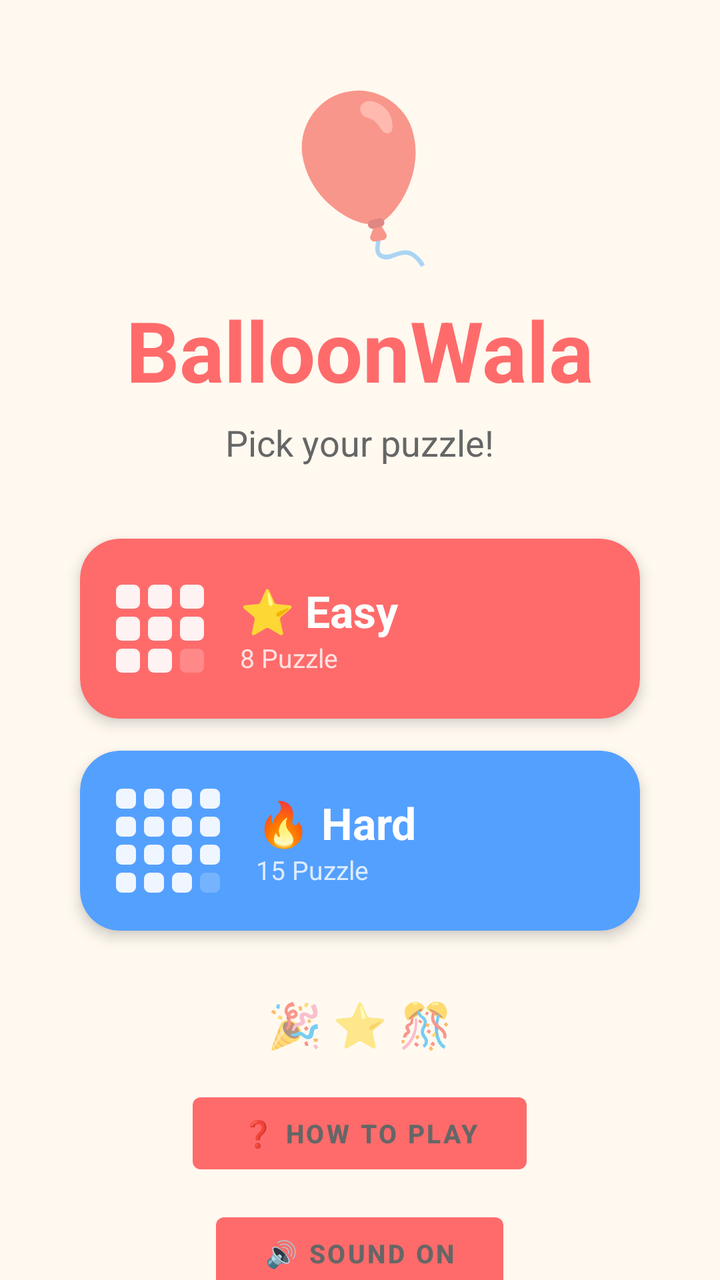
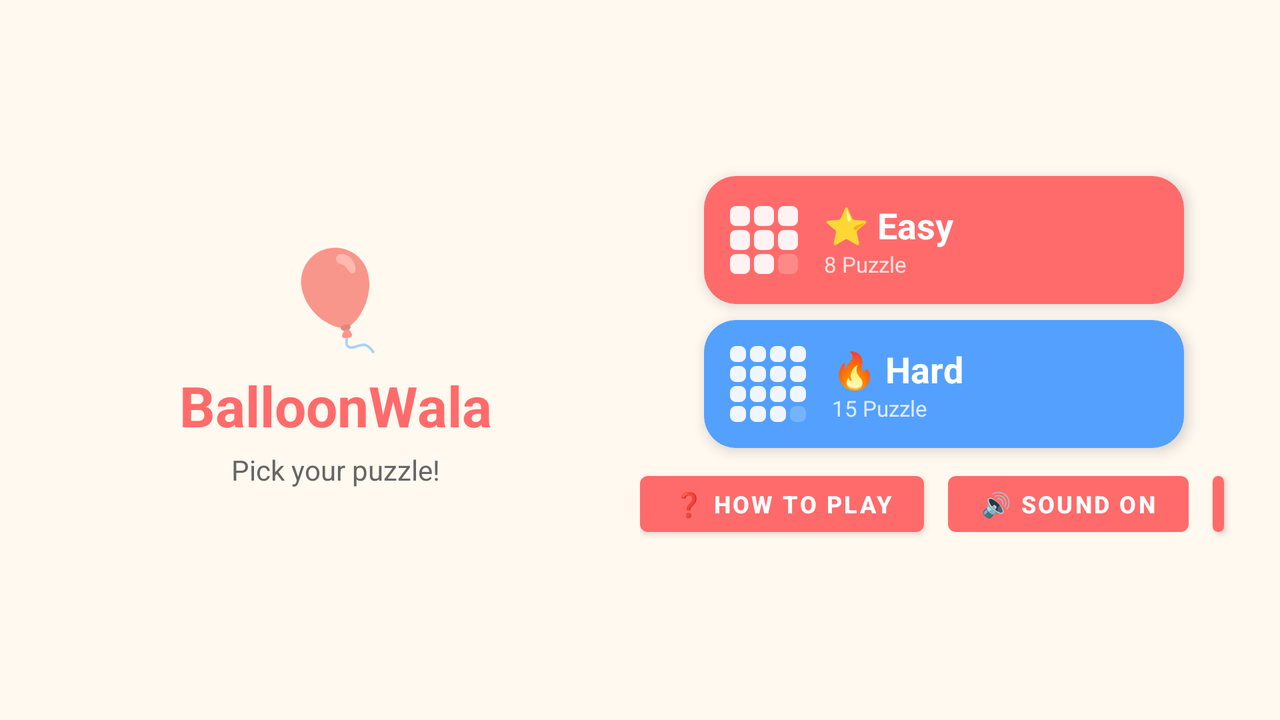

One screen, two layout resources from the same app: the default and the repository's alternative for another configuration. Each is rendered where Android would select it; the XML of both is given below.
<!-- AndroidManifest.xml: activity theme AppTheme.NoActionBar -->
<!-- res/layout/activity_main.xml -->
<?xml version="1.0" encoding="utf-8"?>
<FrameLayout
    xmlns:android="http://schemas.android.com/apk/res/android"
    xmlns:app="http://schemas.android.com/apk/res-auto"
    android:layout_width="match_parent"
    android:layout_height="match_parent"
    android:background="@color/colorBackground">
    
    <ScrollView
        android:layout_width="match_parent"
        android:layout_height="match_parent"
        android:fillViewport="true"
        android:scrollbars="none">
        
        <LinearLayout
            android:layout_width="match_parent"
            android:layout_height="wrap_content"
            android:orientation="vertical"
            android:gravity="center"
            android:padding="32dp">

            
            <TextView
                android:id="@+id/homeBalloon"
                android:layout_width="wrap_content"
                android:layout_height="wrap_content"
                android:text="🎈"
                android:textSize="80sp"
                android:layout_gravity="center_horizontal"
                android:layout_marginBottom="8dp"/>

            
            <TextView
                android:layout_width="wrap_content"
                android:layout_height="wrap_content"
                android:text="@string/app_name"
                android:textSize="42sp"
                android:textStyle="bold"
                android:textColor="?attr/colorPrimary"
                android:layout_gravity="center_horizontal"
                android:layout_marginBottom="6dp"/>

            
            <TextView
                android:layout_width="wrap_content"
                android:layout_height="wrap_content"
                android:text="@string/pick_puzzle"
                android:textSize="18sp"
                android:textColor="@color/colorTextSecondary"
                android:layout_gravity="center_horizontal"
                android:layout_marginBottom="36dp"/>

            
            <com.google.android.material.card.MaterialCardView
                android:layout_width="280dp"
                android:layout_height="90dp"
                android:layout_gravity="center_horizontal"
                android:layout_marginBottom="16dp"
                android:clickable="true"
                android:focusable="true"
                android:onClick="renderEightPuzzle"
                app:cardBackgroundColor="?attr/colorPrimary"
                app:cardCornerRadius="20dp"
                app:cardElevation="4dp"
                app:rippleColor="@color/colorStatBox">

                <LinearLayout
                    android:layout_width="match_parent"
                    android:layout_height="match_parent"
                    android:orientation="horizontal"
                    android:gravity="center_vertical"
                    android:padding="16dp">

                    
                    <LinearLayout
                        android:layout_width="wrap_content"
                        android:layout_height="wrap_content"
                        android:orientation="vertical"
                        android:layout_marginEnd="16dp">

                        <LinearLayout android:layout_width="wrap_content" android:layout_height="wrap_content" android:orientation="horizontal">
                            <View android:layout_width="12dp" android:layout_height="12dp" android:background="@drawable/grid_cell" android:layout_margin="2dp"/>
                            <View android:layout_width="12dp" android:layout_height="12dp" android:background="@drawable/grid_cell" android:layout_margin="2dp"/>
                            <View android:layout_width="12dp" android:layout_height="12dp" android:background="@drawable/grid_cell" android:layout_margin="2dp"/>
                        </LinearLayout>
                        <LinearLayout android:layout_width="wrap_content" android:layout_height="wrap_content" android:orientation="horizontal">
                            <View android:layout_width="12dp" android:layout_height="12dp" android:background="@drawable/grid_cell" android:layout_margin="2dp"/>
                            <View android:layout_width="12dp" android:layout_height="12dp" android:background="@drawable/grid_cell" android:layout_margin="2dp"/>
                            <View android:layout_width="12dp" android:layout_height="12dp" android:background="@drawable/grid_cell" android:layout_margin="2dp"/>
                        </LinearLayout>
                        <LinearLayout android:layout_width="wrap_content" android:layout_height="wrap_content" android:orientation="horizontal">
                            <View android:layout_width="12dp" android:layout_height="12dp" android:background="@drawable/grid_cell" android:layout_margin="2dp"/>
                            <View android:layout_width="12dp" android:layout_height="12dp" android:background="@drawable/grid_cell" android:layout_margin="2dp"/>
                            <View android:layout_width="12dp" android:layout_height="12dp" android:background="@drawable/grid_cell_empty" android:layout_margin="2dp"/>
                        </LinearLayout>
                    </LinearLayout>

                    
                    <LinearLayout
                        android:layout_width="0dp"
                        android:layout_height="wrap_content"
                        android:layout_weight="1"
                        android:orientation="vertical">

                        <TextView
                            android:layout_width="wrap_content"
                            android:layout_height="wrap_content"
                            android:text="@string/easy_label"
                            android:textSize="22sp"
                            android:textStyle="bold"
                            android:textColor="@android:color/white"/>

                        <TextView
                            android:layout_width="wrap_content"
                            android:layout_height="wrap_content"
                            android:text="@string/eight_puzzle"
                            android:textSize="13sp"
                            android:textColor="@color/colorStatLabel"/>
                    </LinearLayout>
                </LinearLayout>
            </com.google.android.material.card.MaterialCardView>

            
            <com.google.android.material.card.MaterialCardView
                android:layout_width="280dp"
                android:layout_height="90dp"
                android:layout_gravity="center_horizontal"
                android:layout_marginBottom="32dp"
                android:clickable="true"
                android:focusable="true"
                android:onClick="renderFifteenPuzzle"
                app:cardBackgroundColor="@color/colorBtnMenu"
                app:cardCornerRadius="20dp"
                app:cardElevation="4dp"
                app:rippleColor="@color/colorStatBox">

                <LinearLayout
                    android:layout_width="match_parent"
                    android:layout_height="match_parent"
                    android:orientation="horizontal"
                    android:gravity="center_vertical"
                    android:padding="16dp">

                    
                    <LinearLayout
                        android:layout_width="wrap_content"
                        android:layout_height="wrap_content"
                        android:orientation="vertical"
                        android:layout_marginEnd="16dp">

                        <LinearLayout android:layout_width="wrap_content" android:layout_height="wrap_content" android:orientation="horizontal">
                            <View android:layout_width="10dp" android:layout_height="10dp" android:background="@drawable/grid_cell" android:layout_margin="2dp"/>
                            <View android:layout_width="10dp" android:layout_height="10dp" android:background="@drawable/grid_cell" android:layout_margin="2dp"/>
                            <View android:layout_width="10dp" android:layout_height="10dp" android:background="@drawable/grid_cell" android:layout_margin="2dp"/>
                            <View android:layout_width="10dp" android:layout_height="10dp" android:background="@drawable/grid_cell" android:layout_margin="2dp"/>
                        </LinearLayout>
                        <LinearLayout android:layout_width="wrap_content" android:layout_height="wrap_content" android:orientation="horizontal">
                            <View android:layout_width="10dp" android:layout_height="10dp" android:background="@drawable/grid_cell" android:layout_margin="2dp"/>
                            <View android:layout_width="10dp" android:layout_height="10dp" android:background="@drawable/grid_cell" android:layout_margin="2dp"/>
                            <View android:layout_width="10dp" android:layout_height="10dp" android:background="@drawable/grid_cell" android:layout_margin="2dp"/>
                            <View android:layout_width="10dp" android:layout_height="10dp" android:background="@drawable/grid_cell" android:layout_margin="2dp"/>
                        </LinearLayout>
                        <LinearLayout android:layout_width="wrap_content" android:layout_height="wrap_content" android:orientation="horizontal">
                            <View android:layout_width="10dp" android:layout_height="10dp" android:background="@drawable/grid_cell" android:layout_margin="2dp"/>
                            <View android:layout_width="10dp" android:layout_height="10dp" android:background="@drawable/grid_cell" android:layout_margin="2dp"/>
                            <View android:layout_width="10dp" android:layout_height="10dp" android:background="@drawable/grid_cell" android:layout_margin="2dp"/>
                            <View android:layout_width="10dp" android:layout_height="10dp" android:background="@drawable/grid_cell" android:layout_margin="2dp"/>
                        </LinearLayout>
                        <LinearLayout android:layout_width="wrap_content" android:layout_height="wrap_content" android:orientation="horizontal">
                            <View android:layout_width="10dp" android:layout_height="10dp" android:background="@drawable/grid_cell" android:layout_margin="2dp"/>
                            <View android:layout_width="10dp" android:layout_height="10dp" android:background="@drawable/grid_cell" android:layout_margin="2dp"/>
                            <View android:layout_width="10dp" android:layout_height="10dp" android:background="@drawable/grid_cell" android:layout_margin="2dp"/>
                            <View android:layout_width="10dp" android:layout_height="10dp" android:background="@drawable/grid_cell_empty" android:layout_margin="2dp"/>
                        </LinearLayout>
                    </LinearLayout>

                    
                    <LinearLayout
                        android:layout_width="0dp"
                        android:layout_height="wrap_content"
                        android:layout_weight="1"
                        android:orientation="vertical">

                        <TextView
                            android:layout_width="wrap_content"
                            android:layout_height="wrap_content"
                            android:text="@string/hard_label"
                            android:textSize="22sp"
                            android:textStyle="bold"
                            android:textColor="@android:color/white"/>

                        <TextView
                            android:layout_width="wrap_content"
                            android:layout_height="wrap_content"
                            android:text="@string/fifteen_puzzle"
                            android:textSize="13sp"
                            android:textColor="@color/colorStatLabel"/>
                    </LinearLayout>
                </LinearLayout>
            </com.google.android.material.card.MaterialCardView>

            <TextView
                android:layout_width="wrap_content"
                android:layout_height="wrap_content"
                android:text="🎉 ⭐ 🎊"
                android:textSize="22sp"
                android:layout_gravity="center_horizontal"
                android:layout_marginBottom="16dp"/>

            
            <Button
                android:id="@+id/howToPlayBtn"
                android:layout_width="wrap_content"
                android:layout_height="48dp"
                android:layout_gravity="center_horizontal"
                android:layout_marginBottom="12dp"
                android:paddingStart="24dp"
                android:paddingEnd="24dp"
                android:text="@string/how_to_play"
                android:textSize="13sp"
                android:textStyle="bold"
                android:textColor="@color/colorTextSecondary"
                android:stateListAnimator="@null"
                android:onClick="showHowToPlay"/>

            
            <Button
                android:id="@+id/soundToggleBtn"
                android:layout_width="wrap_content"
                android:layout_height="48dp"
                android:layout_gravity="center_horizontal"
                android:layout_marginBottom="12dp"
                android:paddingStart="24dp"
                android:paddingEnd="24dp"
                android:text="@string/sound_on"
                android:textSize="13sp"
                android:textStyle="bold"
                android:textColor="@color/colorTextSecondary"
                android:stateListAnimator="@null"
                android:onClick="toggleSound"/>

            
            <Button
                android:id="@+id/stickerBookBtn"
                android:layout_width="wrap_content"
                android:layout_height="48dp"
                android:layout_gravity="center_horizontal"
                android:layout_marginBottom="12dp"
                android:paddingStart="24dp"
                android:paddingEnd="24dp"
                android:text="@string/sticker_book"
                android:textSize="13sp"
                android:textStyle="bold"
                android:textColor="@color/colorTextSecondary"
                android:stateListAnimator="@null"
                android:onClick="showStickerBook"/>

            
            <Button
                android:id="@+id/quitBtn"
                android:layout_width="wrap_content"
                android:layout_height="48dp"
                android:layout_gravity="center_horizontal"
                android:layout_marginTop="8dp"
                android:paddingStart="24dp"
                android:paddingEnd="24dp"
                android:stateListAnimator="@null"
                android:text="@string/quit"
                android:onClick="quitApp"/>

        </LinearLayout>
    </ScrollView>
</FrameLayout>
<!-- resources referenced by this layout -->
<resources>
  <color name="colorBackground">#FFF9F0</color>
  <color name="colorBtnMenu">#54A0FF</color>
  <color name="colorStatBox">#33FFFFFF</color>
  <color name="colorStatLabel">#CCFFFFFF</color>
  <color name="colorTextSecondary">#666666</color>
  <!-- drawable grid_cell (drawable) -->
  <?xml version="1.0" encoding="utf-8"?>
  <shape xmlns:android="http://schemas.android.com/apk/res/android"
      android:shape="rectangle">
      <corners android:radius="3dp"/>
      <solid android:color="#E8FFFFFF"/>
  </shape>
  <!-- drawable grid_cell_empty (drawable) -->
  <?xml version="1.0" encoding="utf-8"?>
  <shape xmlns:android="http://schemas.android.com/apk/res/android"
      android:shape="rectangle">
      <corners android:radius="3dp"/>
      <solid android:color="#33FFFFFF"/>
  </shape>
  <string name="app_name">BalloonWala</string>
  <string name="easy_label">⭐ Easy</string>
  <string name="eight_puzzle">8 Puzzle</string>
  <string name="fifteen_puzzle">15 Puzzle</string>
  <string name="hard_label">🔥 Hard</string>
  <string name="how_to_play">❓ How to Play</string>
  <string name="pick_puzzle">Pick your puzzle!</string>
  <string name="quit">✕ Quit</string>
  <string name="sound_on">🔊 Sound On</string>
  <string name="sticker_book">🎁 Sticker Book</string>
  <style name="AppTheme.NoActionBar" parent="Theme.MaterialComponents.Light.NoActionBar">
          <item name="colorPrimary">@color/colorPrimary</item>
          <item name="colorPrimaryDark">@color/colorPrimaryDark</item>
          <item name="colorAccent">@color/colorAccent</item>
      </style>
  <color name="colorPrimary">#FF6B6B</color>
  <color name="colorPrimaryDark">#E05555</color>
  <color name="colorAccent">#1DD1A1</color>
</resources>
<!-- res/layout-land/activity_main.xml (the repository's variant of the layout above) -->
<!-- drawn on the phone turned sideways -->
<?xml version="1.0" encoding="utf-8"?>
<FrameLayout
    xmlns:android="http://schemas.android.com/apk/res/android"
    xmlns:app="http://schemas.android.com/apk/res-auto"
    android:layout_width="match_parent"
    android:layout_height="match_parent"
    android:background="@color/colorBackground">

    <LinearLayout
        android:layout_width="match_parent"
        android:layout_height="match_parent"
        android:orientation="horizontal"
        android:gravity="center"
        android:padding="16dp">

        
        <LinearLayout
            android:layout_width="0dp"
            android:layout_height="match_parent"
            android:layout_weight="1"
            android:orientation="vertical"
            android:gravity="center">

            <TextView
                android:id="@+id/homeBalloon"
                android:layout_width="wrap_content"
                android:layout_height="wrap_content"
                android:text="🎈"
                android:textSize="48sp"
                android:layout_gravity="center_horizontal"
                android:layout_marginBottom="4dp"/>

            <TextView
                android:layout_width="wrap_content"
                android:layout_height="wrap_content"
                android:text="@string/app_name"
                android:textSize="28sp"
                android:textStyle="bold"
                android:textColor="?attr/colorPrimary"
                android:layout_gravity="center_horizontal"
                android:layout_marginBottom="4dp"/>

            <TextView
                android:layout_width="wrap_content"
                android:layout_height="wrap_content"
                android:text="@string/pick_puzzle"
                android:textSize="14sp"
                android:textColor="@color/colorTextSecondary"
                android:layout_gravity="center_horizontal"/>

        </LinearLayout>

        
        <LinearLayout
            android:layout_width="0dp"
            android:layout_height="match_parent"
            android:layout_weight="1"
            android:orientation="vertical"
            android:gravity="center">

            
            <com.google.android.material.card.MaterialCardView
                android:layout_width="240dp"
                android:layout_height="64dp"
                android:layout_gravity="center_horizontal"
                android:layout_marginBottom="8dp"
                android:clickable="true"
                android:focusable="true"
                android:onClick="renderEightPuzzle"
                app:cardBackgroundColor="?attr/colorPrimary"
                app:cardCornerRadius="16dp"
                app:cardElevation="4dp"
                app:rippleColor="@color/colorStatBox">

                <LinearLayout
                    android:layout_width="match_parent"
                    android:layout_height="match_parent"
                    android:orientation="horizontal"
                    android:gravity="center_vertical"
                    android:padding="12dp">

                    <LinearLayout
                        android:layout_width="wrap_content"
                        android:layout_height="wrap_content"
                        android:orientation="vertical"
                        android:layout_marginEnd="12dp">
                        <LinearLayout android:layout_width="wrap_content" android:layout_height="wrap_content" android:orientation="horizontal">
                            <View android:layout_width="10dp" android:layout_height="10dp" android:background="@drawable/grid_cell" android:layout_margin="1dp"/>
                            <View android:layout_width="10dp" android:layout_height="10dp" android:background="@drawable/grid_cell" android:layout_margin="1dp"/>
                            <View android:layout_width="10dp" android:layout_height="10dp" android:background="@drawable/grid_cell" android:layout_margin="1dp"/>
                        </LinearLayout>
                        <LinearLayout android:layout_width="wrap_content" android:layout_height="wrap_content" android:orientation="horizontal">
                            <View android:layout_width="10dp" android:layout_height="10dp" android:background="@drawable/grid_cell" android:layout_margin="1dp"/>
                            <View android:layout_width="10dp" android:layout_height="10dp" android:background="@drawable/grid_cell" android:layout_margin="1dp"/>
                            <View android:layout_width="10dp" android:layout_height="10dp" android:background="@drawable/grid_cell" android:layout_margin="1dp"/>
                        </LinearLayout>
                        <LinearLayout android:layout_width="wrap_content" android:layout_height="wrap_content" android:orientation="horizontal">
                            <View android:layout_width="10dp" android:layout_height="10dp" android:background="@drawable/grid_cell" android:layout_margin="1dp"/>
                            <View android:layout_width="10dp" android:layout_height="10dp" android:background="@drawable/grid_cell" android:layout_margin="1dp"/>
                            <View android:layout_width="10dp" android:layout_height="10dp" android:background="@drawable/grid_cell_empty" android:layout_margin="1dp"/>
                        </LinearLayout>
                    </LinearLayout>

                    <LinearLayout
                        android:layout_width="0dp"
                        android:layout_height="wrap_content"
                        android:layout_weight="1"
                        android:orientation="vertical">
                        <TextView
                            android:layout_width="wrap_content"
                            android:layout_height="wrap_content"
                            android:text="@string/easy_label"
                            android:textSize="18sp"
                            android:textStyle="bold"
                            android:textColor="@android:color/white"/>
                        <TextView
                            android:layout_width="wrap_content"
                            android:layout_height="wrap_content"
                            android:text="@string/eight_puzzle"
                            android:textSize="11sp"
                            android:textColor="@color/colorStatLabel"/>
                    </LinearLayout>
                </LinearLayout>
            </com.google.android.material.card.MaterialCardView>

            
            <com.google.android.material.card.MaterialCardView
                android:layout_width="240dp"
                android:layout_height="64dp"
                android:layout_gravity="center_horizontal"
                android:layout_marginBottom="8dp"
                android:clickable="true"
                android:focusable="true"
                android:onClick="renderFifteenPuzzle"
                app:cardBackgroundColor="@color/colorBtnMenu"
                app:cardCornerRadius="16dp"
                app:cardElevation="4dp"
                app:rippleColor="@color/colorStatBox">

                <LinearLayout
                    android:layout_width="match_parent"
                    android:layout_height="match_parent"
                    android:orientation="horizontal"
                    android:gravity="center_vertical"
                    android:padding="12dp">

                    <LinearLayout
                        android:layout_width="wrap_content"
                        android:layout_height="wrap_content"
                        android:orientation="vertical"
                        android:layout_marginEnd="12dp">
                        <LinearLayout android:layout_width="wrap_content" android:layout_height="wrap_content" android:orientation="horizontal">
                            <View android:layout_width="8dp" android:layout_height="8dp" android:background="@drawable/grid_cell" android:layout_margin="1dp"/>
                            <View android:layout_width="8dp" android:layout_height="8dp" android:background="@drawable/grid_cell" android:layout_margin="1dp"/>
                            <View android:layout_width="8dp" android:layout_height="8dp" android:background="@drawable/grid_cell" android:layout_margin="1dp"/>
                            <View android:layout_width="8dp" android:layout_height="8dp" android:background="@drawable/grid_cell" android:layout_margin="1dp"/>
                        </LinearLayout>
                        <LinearLayout android:layout_width="wrap_content" android:layout_height="wrap_content" android:orientation="horizontal">
                            <View android:layout_width="8dp" android:layout_height="8dp" android:background="@drawable/grid_cell" android:layout_margin="1dp"/>
                            <View android:layout_width="8dp" android:layout_height="8dp" android:background="@drawable/grid_cell" android:layout_margin="1dp"/>
                            <View android:layout_width="8dp" android:layout_height="8dp" android:background="@drawable/grid_cell" android:layout_margin="1dp"/>
                            <View android:layout_width="8dp" android:layout_height="8dp" android:background="@drawable/grid_cell" android:layout_margin="1dp"/>
                        </LinearLayout>
                        <LinearLayout android:layout_width="wrap_content" android:layout_height="wrap_content" android:orientation="horizontal">
                            <View android:layout_width="8dp" android:layout_height="8dp" android:background="@drawable/grid_cell" android:layout_margin="1dp"/>
                            <View android:layout_width="8dp" android:layout_height="8dp" android:background="@drawable/grid_cell" android:layout_margin="1dp"/>
                            <View android:layout_width="8dp" android:layout_height="8dp" android:background="@drawable/grid_cell" android:layout_margin="1dp"/>
                            <View android:layout_width="8dp" android:layout_height="8dp" android:background="@drawable/grid_cell" android:layout_margin="1dp"/>
                        </LinearLayout>
                        <LinearLayout android:layout_width="wrap_content" android:layout_height="wrap_content" android:orientation="horizontal">
                            <View android:layout_width="8dp" android:layout_height="8dp" android:background="@drawable/grid_cell" android:layout_margin="1dp"/>
                            <View android:layout_width="8dp" android:layout_height="8dp" android:background="@drawable/grid_cell" android:layout_margin="1dp"/>
                            <View android:layout_width="8dp" android:layout_height="8dp" android:background="@drawable/grid_cell" android:layout_margin="1dp"/>
                            <View android:layout_width="8dp" android:layout_height="8dp" android:background="@drawable/grid_cell_empty" android:layout_margin="1dp"/>
                        </LinearLayout>
                    </LinearLayout>

                    <LinearLayout
                        android:layout_width="0dp"
                        android:layout_height="wrap_content"
                        android:layout_weight="1"
                        android:orientation="vertical">
                        <TextView
                            android:layout_width="wrap_content"
                            android:layout_height="wrap_content"
                            android:text="@string/hard_label"
                            android:textSize="18sp"
                            android:textStyle="bold"
                            android:textColor="@android:color/white"/>
                        <TextView
                            android:layout_width="wrap_content"
                            android:layout_height="wrap_content"
                            android:text="@string/fifteen_puzzle"
                            android:textSize="11sp"
                            android:textColor="@color/colorStatLabel"/>
                    </LinearLayout>
                </LinearLayout>
            </com.google.android.material.card.MaterialCardView>

            
            <LinearLayout
                android:layout_width="wrap_content"
                android:layout_height="wrap_content"
                android:orientation="horizontal"
                android:gravity="center"
                android:layout_gravity="center_horizontal">

                <Button
                    android:id="@+id/howToPlayBtn"
                    android:layout_width="wrap_content"
                    android:layout_height="40dp"
                    android:paddingStart="16dp"
                    android:paddingEnd="16dp"
                    android:layout_marginEnd="12dp"
                    android:text="@string/how_to_play"
                    android:textSize="12sp"
                    android:textStyle="bold"
                    android:onClick="showHowToPlay"/>

                <Button
                    android:id="@+id/soundToggleBtn"
                    android:layout_width="wrap_content"
                    android:layout_height="40dp"
                    android:paddingStart="16dp"
                    android:paddingEnd="16dp"
                    android:layout_marginEnd="12dp"
                    android:text="@string/sound_on"
                    android:textSize="12sp"
                    android:textStyle="bold"
                    android:onClick="toggleSound"/>

                <Button
                    android:id="@+id/stickerBookBtn"
                    android:layout_width="wrap_content"
                    android:layout_height="40dp"
                    android:paddingStart="16dp"
                    android:paddingEnd="16dp"
                    android:layout_marginEnd="12dp"
                    android:text="@string/sticker_book"
                    android:textSize="12sp"
                    android:textStyle="bold"
                    android:onClick="showStickerBook"/>

                <Button
                    android:id="@+id/quitBtn"
                    android:layout_width="wrap_content"
                    android:layout_height="40dp"
                    android:paddingStart="16dp"
                    android:paddingEnd="16dp"
                    android:text="@string/quit"
                    android:textSize="12sp"
                    android:textStyle="bold"
                    android:onClick="quitApp"/>

            </LinearLayout>

        </LinearLayout>
    </LinearLayout>
</FrameLayout>
